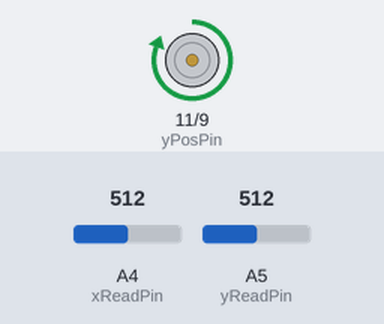
Bench run of a sketch on a simulated Arduino Uno, built with avr-gcc and run on an emulated ATmega328P. Parts: motor-driver pin pairs drawn as motors (green arrow = first pin HIGH = forward, orange = second pin HIGH = backward, longer = more drive). The test bench sets the inputs (shaded band); at power-on: A4 (xReadPin) = 512, A5 (yReadPin) = 512. What the sketch prints to the serial monitor is not drawn.

Above: at 1.2 s.
1.3 s: A4 (xReadPin) set to 349
4.3 s: A4 (xReadPin) set to 321
7.3 s: A4 (xReadPin) set to 511
13.3 s: A5 (yReadPin) set to 414
16.3 s: A5 (yReadPin) set to 384
Timing chart, 0 to 19.3 s (numbered marks = the images above; inputs shaded):
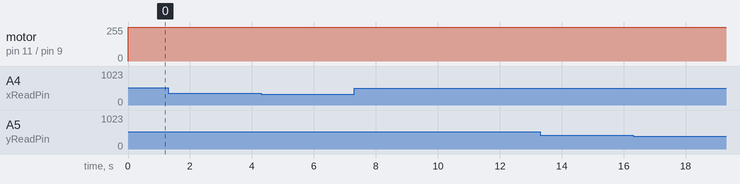

The sketch:

touchScreen.ino
```cpp
#define xReadPin A4 // xRead read on y direction
#define yReadPin A5 // yRead read on x direction
#define xPosPin 8
#define yPosPin 11
#define xNegPin 10
#define yNegPin 9

//uint8_t xReadPin = A4;
//int xPosPin = 8;
int caliRefAnalog[8] = { 73, 98, 965, 90, 965, 915, 75, 903 }; // 1x 1y 2x 2y 3x 3y 4x 4y --analogRead Values
float caliRefReal[8] = { 0.0, 0.0, 337.5, 0.0, 337.5, 270.5, 0.0, 270.5 }; // 1x 1y 2x 2y 3x 3y 4x 4y --Real location
int location[2];
float realLocation[2];

void setup()
{
	pinMode(xPosPin, INPUT);
	pinMode(yPosPin, INPUT);
	pinMode(xNegPin, INPUT);
	pinMode(yNegPin, INPUT);

	Serial.begin(9600);
}

void loop()
{
	// --------------------measurement of x position
	pinMode(xPosPin, OUTPUT);
	pinMode(xNegPin, OUTPUT);
	digitalWrite(xPosPin, HIGH);
	digitalWrite(xNegPin, LOW);
	delay(5);
	location[0] = analogRead(xReadPin);
	delay(5);
	pinMode(xPosPin, INPUT);
	pinMode(xNegPin, INPUT);

	// ---------------------measurement of y position
	pinMode(yPosPin, OUTPUT);
	pinMode(yNegPin, OUTPUT);
	digitalWrite(yPosPin, HIGH);
	digitalWrite(yNegPin, LOW);
	delay(5);
	location[1] = analogRead(yReadPin);
	delay(5);
	pinMode(yPosPin, INPUT);
	pinMode(yNegPin, INPUT);

	// -----------------------print out the location
	locateTouch(location, realLocation);
	Serial.print("x:");
	Serial.print(realLocation[0]);
	Serial.print("   ");
	Serial.print("y:");
	Serial.print(realLocation[1]);
	Serial.println();
}


 void locateTouch(const int * loc, float * realLoc) {
	float location1[2];
	float location2[2];
	location1[0] = caliRefReal[0] + (*loc - caliRefAnalog[0]) * ((caliRefReal[4] - caliRefReal[0]) / (caliRefAnalog[4] - caliRefAnalog[0]));
	location1[1] = caliRefReal[1] + (*(loc+1) - caliRefAnalog[1]) * ((caliRefReal[5] - caliRefReal[1]) / (caliRefAnalog[5] - caliRefAnalog[1]));
	location2[0] = caliRefReal[2] + (*loc - caliRefAnalog[2]) * ((caliRefReal[6] - caliRefReal[2]) / (caliRefAnalog[6] - caliRefAnalog[2]));
	location2[1] = caliRefReal[3] + (*(loc+1) - caliRefAnalog[3]) * ((caliRefReal[7] - caliRefReal[3]) / (caliRefAnalog[7] - caliRefAnalog[3]));
	*realLoc = (location1[0] + location2[0])/2;
	*(realLoc+1) = (location1[1] + location2[1])/2;
}
```
